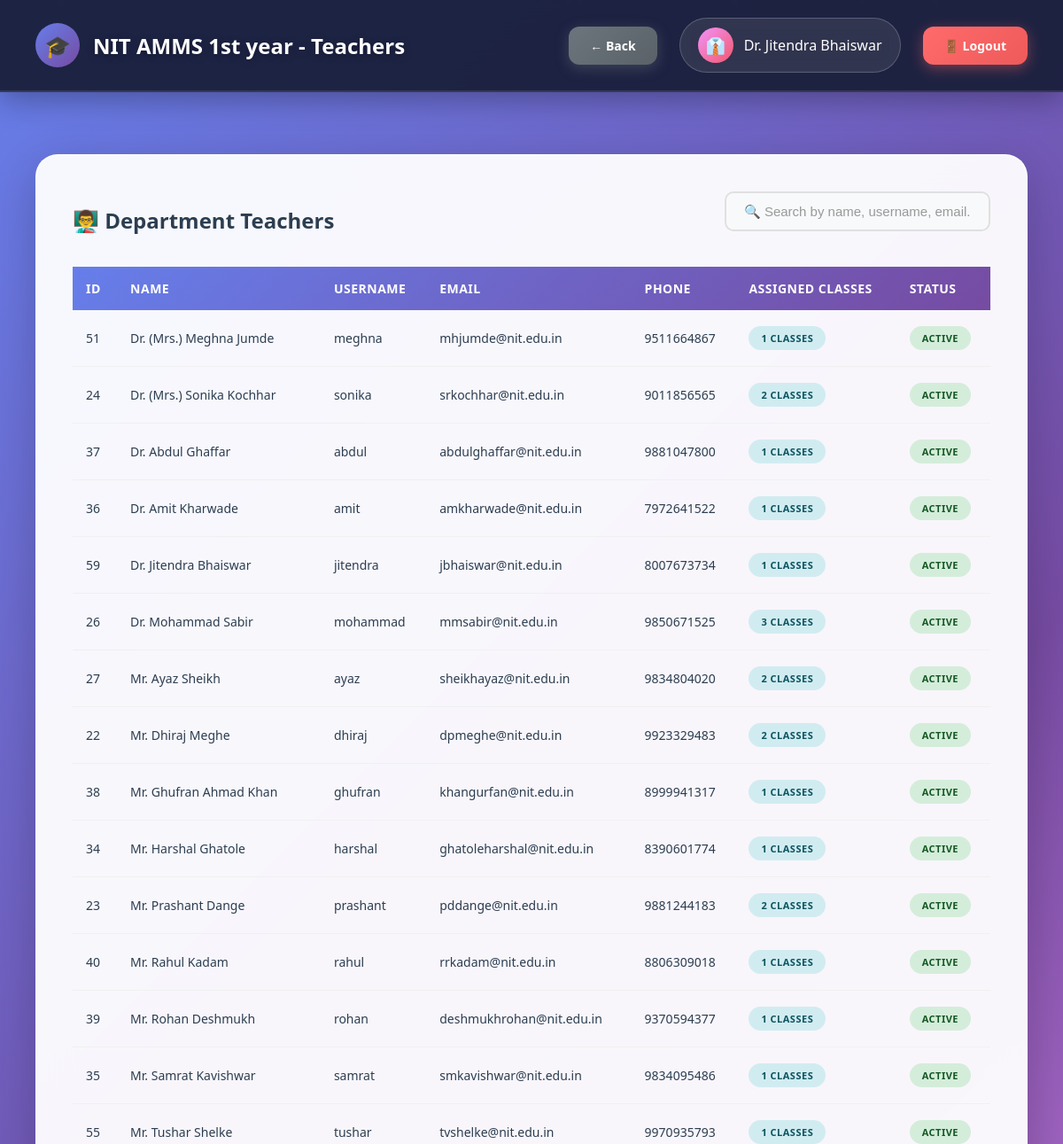
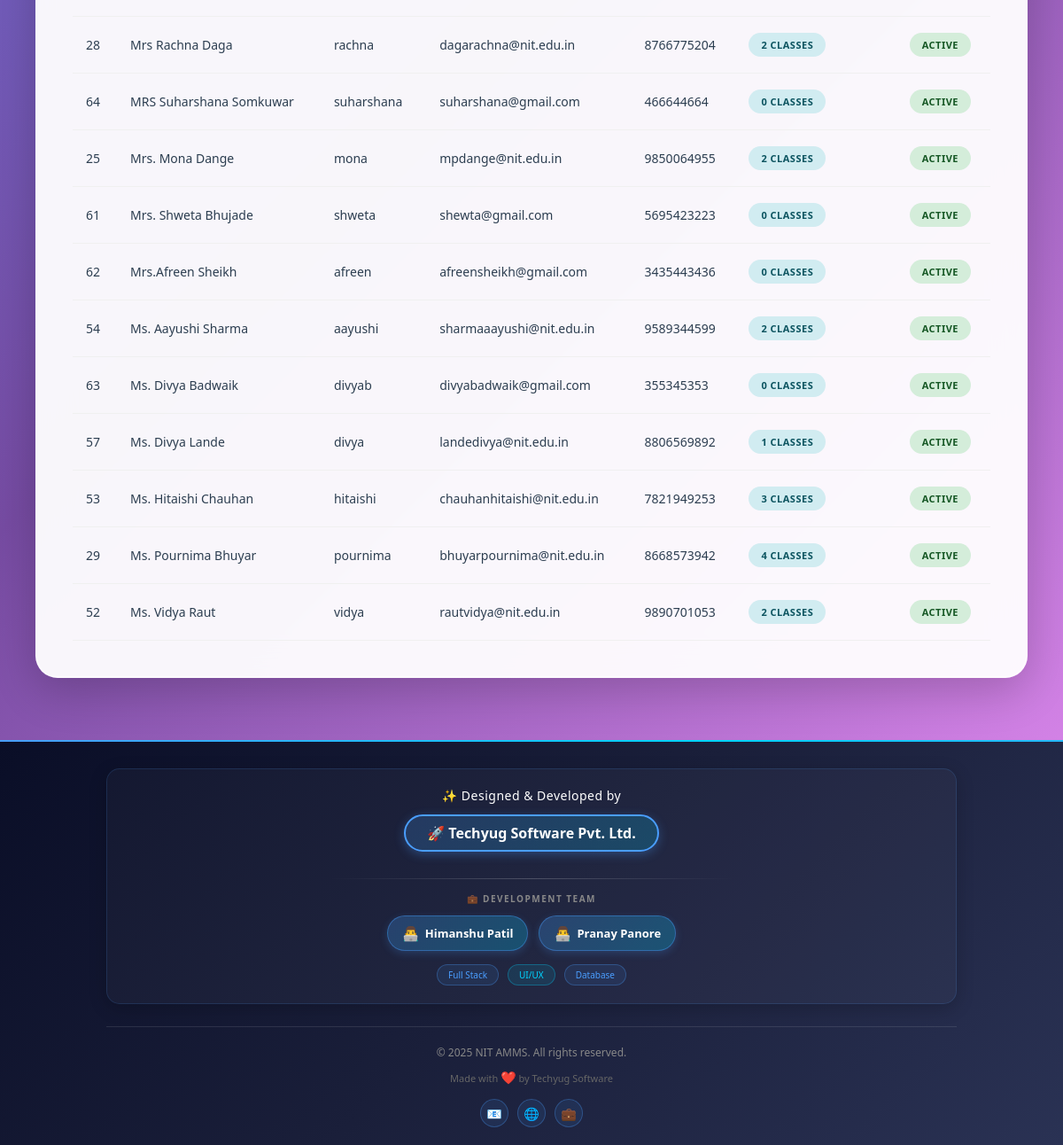
The page /hod/view_teachers.php (signed in) on the database its author committed (2 pictures, top to bottom).
### tables this page shows
CREATE TABLE `departments` (
  `id` int(11) NOT NULL,
  `dept_name` varchar(100) NOT NULL,
  `dept_code` varchar(20) NOT NULL,
  `hod_id` int(11) DEFAULT NULL,
  `created_at` timestamp NOT NULL DEFAULT current_timestamp()
);

CREATE TABLE `users` (
  `id` int(11) NOT NULL,
  `username` varchar(50) NOT NULL,
  `password` varchar(255) NOT NULL,
  `full_name` varchar(100) NOT NULL,
  `email` varchar(100) NOT NULL,
  `phone` varchar(15) DEFAULT NULL,
  `photo` varchar(255) DEFAULT NULL,
  `role` enum('admin','hod','teacher','student','parent','superadmin') NOT NULL,
  `department_id` int(11) DEFAULT NULL,
  `is_active` tinyint(1) DEFAULT 1,
  `created_at` timestamp NOT NULL DEFAULT current_timestamp()
);

### db.php (called while the page is built, shortened)
<?php
$conn = new mysqli(DB_HOST, DB_USER, DB_PASS, DB_NAME);
$conn->set_charset("utf8mb4");
$conn->query("SET time_zone = '+05:30'");
function isLoggedIn() {
    return isset($_SESSION['user_id']) && isset($_SESSION['role']);
}
function getCurrentUser() {
    global $conn;
    $user_id = $_SESSION['user_id'];
    $role = $_SESSION['role'];
    if ($role === 'student') {
        $query = "SELECT * FROM students WHERE id = ?";
    } elseif ($role === 'parent') {
        $query = "SELECT * FROM parents WHERE id = ?";
    } else {
        $query = "SELECT * FROM users WHERE id = ?";
    }
    $stmt = $conn->prepare($query);
    $stmt->bind_param("i", $user_id);
    $stmt->execute();
    $result = $stmt->get_result();
    return $result->fetch_assoc();
}
?>

### hod/view_teachers.php (the view, shortened to what this page needs)
<?php
require_once '../db.php';
$user = getCurrentUser();
$department_id = $_SESSION['department_id'];
$dept_query = "SELECT * FROM departments WHERE id = $department_id";
$department = $conn->query($dept_query)->fetch_assoc();
$teachers_query = "SELECT u.*,
                   (SELECT COUNT(*) FROM classes WHERE teacher_id = u.id) as class_count
                   FROM users u
                   WHERE u.role = 'teacher' AND u.department_id = $department_id AND u.is_active = 1
                   ORDER BY u.full_name";
$teachers = $conn->query($teachers_query);
?>
<!DOCTYPE html>
<html lang="en">
<head>
</head>
<body>
    <div class="particles" id="particles"></div>
    <nav class="navbar">
        <div class="navbar-brand">
            <div class="navbar-logo">🎓</div>
            <h1>NIT AMMS <?php echo htmlspecialchars($department['dept_name']); ?> - Teachers</h1>
        </div>
        <div class="user-info">
            <a href="index.php" class="btn btn-secondary">← Back</a>
            <div class="user-profile">
                <div class="user-avatar">👔</div>
                <span><?php echo htmlspecialchars($user['full_name']); ?></span>
            </div>
            <a href="../logout.php" class="btn btn-danger">🚪 Logout</a>
        </div>
    </nav>
    <div class="main-content">
        <div class="table-container">
            <div style="display: flex; justify-content: space-between; align-items: center; margin-bottom: 20px; flex-wrap: wrap; gap: 15px;">
                <h3 style="margin: 0;">👨‍🏫 Department Teachers</h3>
                <div class="search-box">
                    <input type="text"
                           id="searchInput"
                           placeholder="🔍 Search by name, username, email..."
                           class="search-input">
                </div>
            </div>
            <?php if ($teachers->num_rows > 0): ?>
                <table id="teachersTable">
                    <thead>
                        <tr>
                            <th>ID</th>
                            <th>Name</th>
                            <th>Username</th>
                            <th>Email</th>
                            <th>Phone</th>
                            <th>Assigned Classes</th>
                            <th>Status</th>
                        </tr>
                    </thead>
                    <tbody>
                        <?php while ($teacher = $teachers->fetch_assoc()): ?>
                        <tr>
                            <td><?php echo $teacher['id']; ?></td>
                            <td><?php echo htmlspecialchars($teacher['full_name']); ?></td>
                            <td><?php echo htmlspecialchars($teacher['username']); ?></td>
                            <td><?php echo htmlspecialchars($teacher['email']); ?></td>
                            <td><?php echo htmlspecialchars($teacher['phone']); ?></td>
                            <td><span class="badge badge-info"><?php echo $teacher['class_count']; ?> Classes</span></td>
                            <td><span class="badge badge-success">Active</span></td>
                        </tr>
                        <?php endwhile; ?>
                    </tbody>
                </table>
            <?php else: ?>
                <div class="alert alert-info">No teachers found in this department.</div>
            <?php endif; ?>
        </div>
    </div>
    <div style="background: linear-gradient(135deg, #0a0e27 0%, #1a1f3a 50%, #2a3254 100%); position: relative; overflow: hidden;">
        <div style="height: 2px; background: linear-gradient(90deg, #4a9eff, #00d4ff, #4a9eff, #00d4ff); background-size: 200% 100%; animation: borderMove 3s linear infinite;"></div>
        <div style="max-width: 1000px; margin: 0 auto; padding: 30px 20px 20px;">
            <div style="background: rgba(255, 255, 255, 0.03); padding: 20px 20px; border-radius: 15px; border: 1px solid rgba(74, 158, 255, 0.15); text-align: center; box-shadow: 0 5px 20px rgba(0, 0, 0, 0.2);">
                <p style="color: #ffffff; font-size: 14px; margin: 0 0 12px; font-weight: 500; letter-spacing: 0.5px; font-family: 'Segoe UI', Tahoma, Geneva, Verdana, sans-serif;">✨ Designed & Developed by</p>
                <a href="https://himanshufullstackdeveloper.github.io/techyugsoftware/" style="display: inline-block; color: #ffffff; font-size: 16px; font-weight: 700; text-decoration: none; padding: 8px 24px; border: 2px solid #4a9eff; border-radius: 30px; background: linear-gradient(135deg, rgba(74, 158, 255, 0.2), rgba(0, 212, 255, 0.2)); box-shadow: 0 3px 12px rgba(74, 158, 255, 0.3); margin-bottom: 15px; font-family: 'Segoe UI', Tahoma, Geneva, Verdana, sans-serif; transition: all 0.3s;">
                    🚀 Techyug Software Pvt. Ltd.
                </a>
                <div style="width: 50%; height: 1px; background: linear-gradient(90deg, transparent, rgba(255, 255, 255, 0.2), transparent); margin: 15px auto;"></div>
                <p style="color: #888; font-size: 10px; margin: 0 0 12px; text-transform: uppercase; letter-spacing: 1.5px; font-weight: 600; font-family: 'Segoe UI', Tahoma, Geneva, Verdana, sans-serif;">💼 Development Team</p>
                <div style="display: flex; justify-content: center; gap: 12px; flex-wrap: wrap; margin-top: 12px;">
                    <a href="https://himanshufullstackdeveloper.github.io/portfoilohimanshu/" style="color: #ffffff; font-size: 13px; text-decoration: none; padding: 8px 16px; background: linear-gradient(135deg, rgba(74, 158, 255, 0.25), rgba(0, 212, 255, 0.25)); border-radius: 20px; border: 1px solid rgba(74, 158, 255, 0.4); display: inline-flex; align-items: center; gap: 6px; box-shadow: 0 3px 10px rgba(74, 158, 255, 0.2); font-family: 'Segoe UI', Tahoma, Geneva, Verdana, sans-serif; transition: all 0.3s;">
                        <span style="font-size: 16px;">👨‍💻</span>
                        <span style="font-weight: 600;">Himanshu Patil</span>
                    </a>
                    <a href="https://devpranaypanore.github.io/Pranaypanore-live-.html/" style="color: #ffffff; font-size: 13px; text-decoration: none; padding: 8px 16px; background: linear-gradient(135deg, rgba(74, 158, 255, 0.25), rgba(0, 212, 255, 0.25)); border-radius: 20px; border: 1px solid rgba(74, 158, 255, 0.4); display: inline-flex; align-items: center; gap: 6px; box-shadow: 0 3px 10px rgba(74, 158, 255, 0.2); font-family: 'Segoe UI', Tahoma, Geneva, Verdana, sans-serif; transition: all 0.3s;">
                        <span style="font-size: 16px;">👨‍💻</span>
                        <span style="font-weight: 600;">Pranay Panore</span>
                    </a>
                </div>
                <div style="margin-top: 15px; display: flex; justify-content: center; gap: 10px; flex-wrap: wrap;">
                    <span style="color: #4a9eff; font-size: 10px; padding: 4px 12px; background: rgba(74, 158, 255, 0.1); border-radius: 12px; border: 1px solid rgba(74, 158, 255, 0.3); font-family: 'Segoe UI', Tahoma, Geneva, Verdana, sans-serif;">Full Stack</span>
                    <span style="color: #00d4ff; font-size: 10px; padding: 4px 12px; background: rgba(0, 212, 255, 0.1); border-radius: 12px; border: 1px solid rgba(0, 212, 255, 0.3); font-family: 'Segoe UI', Tahoma, Geneva, Verdana, sans-serif;">UI/UX</span>
                    <span style="color: #4a9eff; font-size: 10px; padding: 4px 12px; background: rgba(74, 158, 255, 0.1); border-radius: 12px; border: 1px solid rgba(74, 158, 255, 0.3); font-family: 'Segoe UI', Tahoma, Geneva, Verdana, sans-serif;">Database</span>
                </div>
            </div>
            <div style="margin-top: 25px; padding-top: 20px; border-top: 1px solid rgba(255, 255, 255, 0.1); text-align: center;">
                <p style="color: #888; font-size: 12px; margin: 0 0 10px; font-family: 'Segoe UI', Tahoma, Geneva, Verdana, sans-serif;">© 2025 NIT AMMS. All rights reserved.</p>
                <p style="color: #666; font-size: 11px; margin: 0; font-family: 'Segoe UI', Tahoma, Geneva, Verdana, sans-serif;">
                    Made with <span style="color: #ff4757; font-size: 14px;">❤️</span> by Techyug Software
                </p>
                <div style="margin-top: 15px; display: flex; justify-content: center; gap: 10px;">
                    <a href="#" style="width: 32px; height: 32px; display: inline-flex; align-items: center; justify-content: center; background: rgba(74, 158, 255, 0.1); border: 1px solid rgba(74, 158, 255, 0.3); border-radius: 50%; color: #4a9eff; text-decoration: none; font-size: 14px; transition: all 0.3s;">📧</a>
                    <a href="#" style="width: 32px; height: 32px; display: inline-flex; align-items: center; justify-content: center; background: rgba(74, 158, 255, 0.1); border: 1px solid rgba(74, 158, 255, 0.3); border-radius: 50%; color: #4a9eff; text-decoration: none; font-size: 14px; transition: all 0.3s;">🌐</a>
                    <a href="#" style="width: 32px; height: 32px; display: inline-flex; align-items: center; justify-content: center; background: rgba(74, 158, 255, 0.1); border: 1px solid rgba(74, 158, 255, 0.3); border-radius: 50%; color: #4a9eff; text-decoration: none; font-size: 14px; transition: all 0.3s;">💼</a>
                </div>
            </div>
        </div>
    </div>
</body>
</html>

### hod/view_teachers.php (style rules this page uses)
* { margin: 0; padding: 0; box-sizing: border-box; }
body { background: linear-gradient(135deg, #667eea 0%, #764ba2 50%, #f093fb 100%); min-height: 100vh; font-family: 'Segoe UI', Tahoma, Geneva, Verdana, sans-serif; position: relative; overflow-x: hidden; }
.particles { position: fixed; top: 0; left: 0; width: 100%; height: 100%; z-index: 0; pointer-events: none; }
.navbar { background: rgba(26, 31, 58, 0.95); backdrop-filter: blur(20px); padding: 20px 40px; display: flex; justify-content: space-between; align-items: center; box-shadow: 0 8px 32px rgba(0, 0, 0, 0.3); border-bottom: 2px solid rgba(255, 255, 255, 0.1); position: sticky; top: 0; z-index: 1000; }
.navbar-brand { display: flex; align-items: center; gap: 15px; }
.navbar-logo { width: 50px; height: 50px; border-radius: 50%; background: linear-gradient(135deg, #667eea, #764ba2); display: flex; align-items: center; justify-content: center; font-size: 24px; animation: rotateLogo 10s linear infinite; }
.navbar h1 { color: white; font-size: 24px; font-weight: 700; text-shadow: 0 2px 10px rgba(0, 0, 0, 0.3); }
.user-info { display: flex; align-items: center; gap: 25px; color: white; }
.user-profile { display: flex; align-items: center; gap: 12px; background: rgba(255, 255, 255, 0.1); padding: 10px 20px; border-radius: 50px; backdrop-filter: blur(10px); border: 1px solid rgba(255, 255, 255, 0.2); }
.user-avatar { width: 40px; height: 40px; border-radius: 50%; background: linear-gradient(135deg, #f093fb, #f5576c); display: flex; align-items: center; justify-content: center; font-size: 18px; font-weight: bold; }
.main-content { padding: 40px; max-width: 1600px; margin: 0 auto; position: relative; z-index: 1; }
.table-container { background: rgba(255, 255, 255, 0.95); backdrop-filter: blur(20px); border-radius: 25px; padding: 40px; box-shadow: 0 15px 50px rgba(0, 0, 0, 0.2); margin: 30px 0; border: 2px solid rgba(255, 255, 255, 0.5); }
.table-container h3 { font-size: 24px; font-weight: 700; color: #2c3e50; margin-bottom: 30px; display: flex; align-items: center; gap: 10px; }
table { width: 100%; border-collapse: collapse; }
thead { background: linear-gradient(135deg, #667eea, #764ba2); }
thead th { padding: 15px; color: white; font-weight: 600; text-align: left; font-size: 14px; text-transform: uppercase; letter-spacing: 0.5px; }
tbody tr { border-bottom: 1px solid #f0f0f0; transition: all 0.3s; }
tbody td { padding: 18px 15px; color: #2c3e50; font-size: 14px; }
.badge { padding: 6px 14px; border-radius: 20px; font-size: 11px; font-weight: 700; text-transform: uppercase; letter-spacing: 0.5px; display: inline-block; }
.badge-success { background: #d4edda; color: #155724; }
.badge-info { background: #d1ecf1; color: #0c5460; }
.btn { padding: 12px 24px; border-radius: 12px; text-decoration: none; font-weight: 600; transition: all 0.3s; display: inline-block; border: none; cursor: pointer; font-size: 14px; }
.btn-secondary { background: linear-gradient(135deg, #6c757d, #5a6268); color: white; box-shadow: 0 4px 15px rgba(108, 117, 125, 0.4); }
.btn-danger { background: linear-gradient(135deg, #ff6b6b, #ee5a5a); color: white; box-shadow: 0 4px 15px rgba(255, 107, 107, 0.4); }
.search-box { position: relative; min-width: 300px; margin-bottom: 20px; }
.search-input { width: 100%; padding: 12px 20px; border: 2px solid #e0e0e0; border-radius: 10px; font-size: 15px; transition: all 0.3s ease; background: #f8f9fa; }
.search-input::placeholder { color: #999; }

### rows shown on the page
departments: dept_name "1st year"
users: full_name "Dr. Jitendra Bhaiswar"
users: id "51", full_name "Dr. (Mrs.) Meghna Jumde", username "meghna", email "mhjumde@nit.edu.in", phone "9511664867", class_count "1"
users: id "24", full_name "Dr. (Mrs.) Sonika Kochhar", username "sonika", email "srkochhar@nit.edu.in", phone "9011856565", class_count "2"
users: id "37", full_name "Dr. Abdul Ghaffar", username "abdul", email "abdulghaffar@nit.edu.in", phone "9881047800", class_count "1"
users: id "36", full_name "Dr. Amit Kharwade", username "amit", email "amkharwade@nit.edu.in", phone "7972641522", class_count "1"
users: id "59", full_name "Dr. Jitendra Bhaiswar", username "jitendra", email "jbhaiswar@nit.edu.in", phone "8007673734", class_count "1"
users: id "26", full_name "Dr. Mohammad Sabir", username "mohammad", email "mmsabir@nit.edu.in", phone "9850671525", class_count "3"
users: id "27", full_name "Mr. Ayaz Sheikh", username "ayaz", email "sheikhayaz@nit.edu.in", phone "9834804020", class_count "2"
users: id "22", full_name "Mr. Dhiraj Meghe", username "dhiraj", email "dpmeghe@nit.edu.in", phone "9923329483", class_count "2"
users: id "38", full_name "Mr. Ghufran Ahmad Khan", username "ghufran", email "khangurfan@nit.edu.in", phone "8999941317", class_count "1"
users: id "34", full_name "Mr. Harshal Ghatole", username "harshal", email "ghatoleharshal@nit.edu.in", phone "8390601774", class_count "1"
users: id "23", full_name "Mr. Prashant Dange", username "prashant", email "pddange@nit.edu.in", phone "9881244183", class_count "2"
users: id "40", full_name "Mr. Rahul Kadam", username "rahul", email "rrkadam@nit.edu.in", phone "8806309018", class_count "1"
users: id "39", full_name "Mr. Rohan Deshmukh", username "rohan", email "deshmukhrohan@nit.edu.in", phone "9370594377", class_count "1"
users: id "35", full_name "Mr. Samrat Kavishwar", username "samrat", email "smkavishwar@nit.edu.in", phone "9834095486", class_count "1"
users: id "55", full_name "Mr. Tushar Shelke", username "tushar", email "tvshelke@nit.edu.in", phone "9970935793", class_count "1"
users: id "28", full_name "Mrs Rachna Daga", username "rachna", email "dagarachna@nit.edu.in", phone "8766775204", class_count "2"
users: id "64", full_name "MRS Suharshana Somkuwar", username "suharshana", email "suharshana@gmail.com", phone "466644664", class_count "0"
users: id "25", full_name "Mrs. Mona Dange", username "mona", email "mpdange@nit.edu.in", phone "9850064955", class_count "2"
users: id "61", full_name "Mrs. Shweta Bhujade", username "shweta", email "shewta@gmail.com", phone "5695423223", class_count "0"
users: id "62", full_name "Mrs.Afreen Sheikh", username "afreen", email "afreensheikh@gmail.com", phone "3435443436", class_count "0"
users: id "54", full_name "Ms. Aayushi Sharma", username "aayushi", email "sharmaaayushi@nit.edu.in", phone "9589344599", class_count "2"
users: id "63", full_name "Ms. Divya Badwaik", username "divyab", email "divyabadwaik@gmail.com", phone "355345353", class_count "0"
users: id "57", full_name "Ms. Divya Lande", username "divya", email "landedivya@nit.edu.in", phone "8806569892", class_count "1"
users: id "53", full_name "Ms. Hitaishi Chauhan", username "hitaishi", email "chauhanhitaishi@nit.edu.in", phone "7821949253", class_count "3"
users: id "29", full_name "Ms. Pournima Bhuyar", username "pournima", email "bhuyarpournima@nit.edu.in", phone "8668573942", class_count "4"
users: id "52", full_name "Ms. Vidya Raut", username "vidya", email "rautvidya@nit.edu.in", phone "9890701053", class_count "2"
